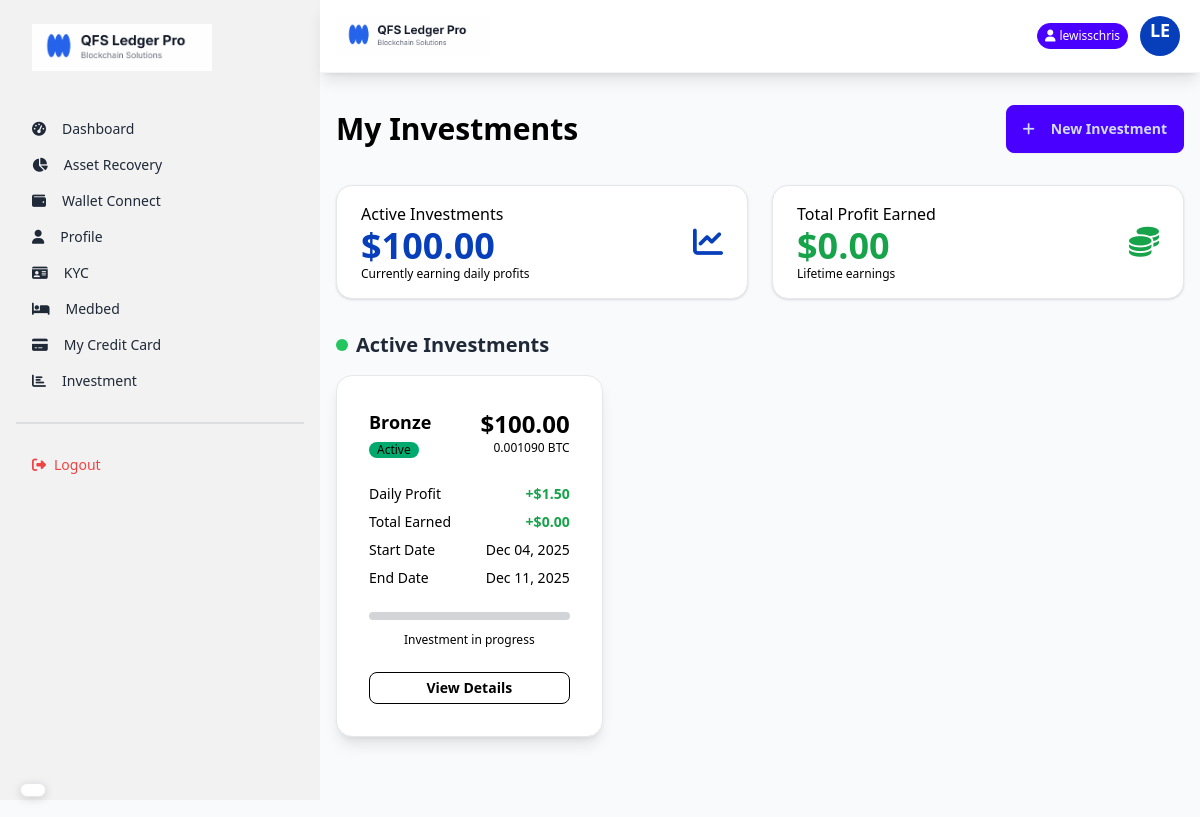
The page /investments/my-investments/ (signed in) on the database as committed earlier.
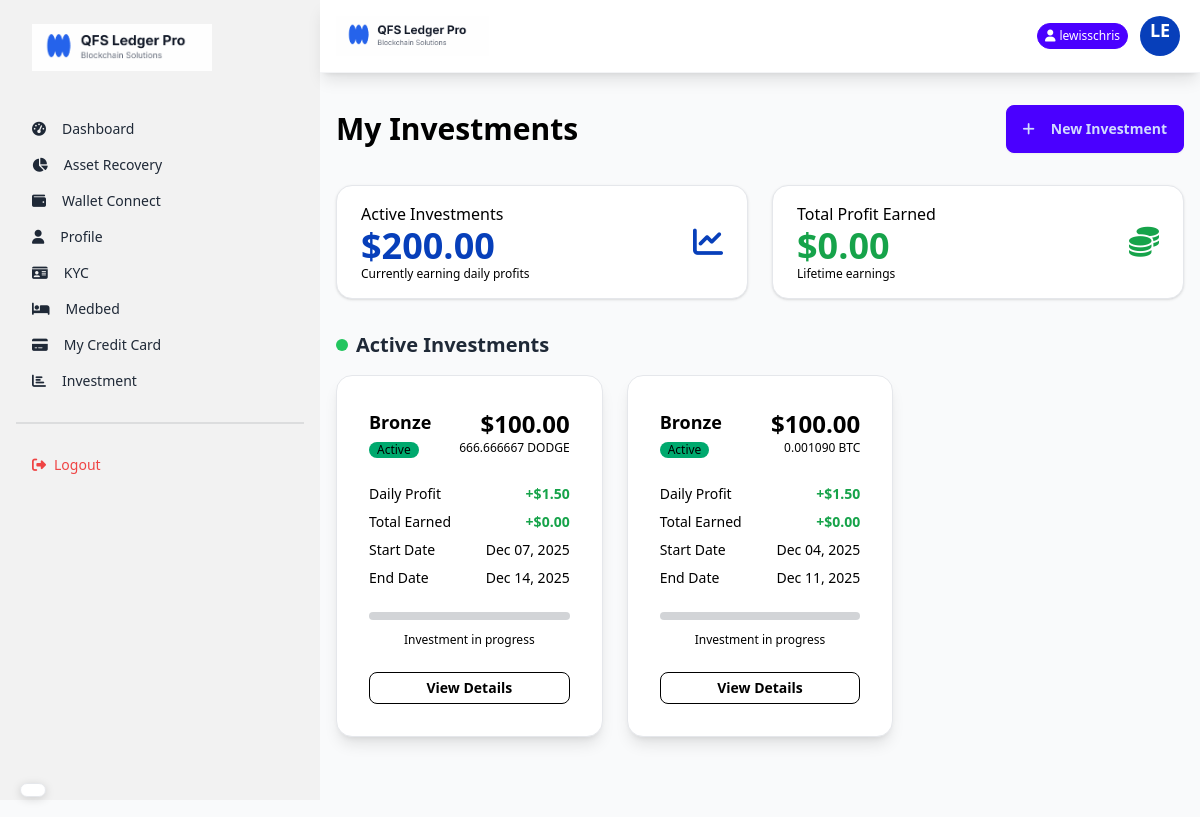
The same page on the database as committed later.
### core/models.py (models this page shows, shortened)
class UserInvestment(models.Model):
    STATUS_CHOICES = [
        ('active', 'Active'),
        ('completed', 'Completed'),
        ('cancelled', 'Cancelled'),
    ]
    user = models.ForeignKey(User, on_delete=models.CASCADE, related_name='investments')
    plan = models.ForeignKey(InvestmentPlan, on_delete=models.PROTECT)
    cryptocurrency = models.ForeignKey(Crytocurrency, on_delete=models.PROTECT)
    amount_invested = models.DecimalField(max_digits=20, decimal_places=8, help_text="Amount in crypto units")
    amount_in_usd = models.DecimalField(max_digits=20, decimal_places=2, help_text="USD value at time of investment")
    daily_profit = models.DecimalField(max_digits=20, decimal_places=2, default=0, help_text="Daily profit in USD")
    total_profit_earned = models.DecimalField(max_digits=20, decimal_places=2, default=0, help_text="Total accumulated profit in USD")
    status = models.CharField(max_length=20, choices=STATUS_CHOICES, default='active')
    start_date = models.DateTimeField(auto_now_add=True)
    end_date = models.DateTimeField()
    last_profit_date = models.DateTimeField(null=True, blank=True)

class InvestmentPlan(models.Model):
    name = models.CharField(max_length=100)
    description = models.TextField()
    min_amount = models.DecimalField(max_digits=20, decimal_places=2)
    max_amount = models.DecimalField(max_digits=20, decimal_places=2)
    daily_interest_rate = models.DecimalField(max_digits=5, decimal_places=2, help_text="Percentage per day (e.g., 2.5 for 2.5%)")
    duration_days = models.IntegerField(help_text="Investment duration in days")
    is_active = models.BooleanField(default=True)
    created_at = models.DateTimeField(auto_now_add=True)
    updated_at = models.DateTimeField(auto_now=True)

class Crytocurrency(models.Model):
    name = models.CharField(max_length=50)
    symbol = models.CharField(max_length=10)
    logo = models.ImageField(upload_to='crypto_logos/', blank=True, null=True)
    coin_price = models.DecimalField(max_digits=20, decimal_places=2)
    market_percentage = models.DecimalField(max_digits=5, decimal_places=2)
    created_at = models.DateTimeField(auto_now_add=True)

### core/views.py (the view)
# urls.py: path('investments/my-investments/', views.my_investments_view, name='my_investments'),
@login_required
def my_investments_view(request):
    active_investments = UserInvestment.objects.filter(user=request.user, status='active').order_by('-start_date')
    completed_investments = UserInvestment.objects.filter(user=request.user).exclude(status='active').order_by('-end_date')
    total_active_investment = sum(inv.amount_in_usd for inv in active_investments)
    total_profit_earned = sum(inv.total_profit_earned for inv in UserInvestment.objects.filter(user=request.user))
    context = {
        'active_investments': active_investments,
        'completed_investments': completed_investments,
        'total_active_investment': total_active_investment,
        'total_profit_earned': total_profit_earned
    }
    return render(request, 'my_investments.html', context)

### core/templates/my_investments.html (shortened to what the changed rows need)
{% extends 'layout.html' %}
{% load static %}
{% block content %}
<div class="container mx-auto px-4 py-8">
    <div class="flex flex-col md:flex-row justify-between items-center mb-8 gap-4">
        <h1 class="text-3xl font-bold text-black">My Investments</h1>
    </div>
    <div class="grid grid-cols-1 md:grid-cols-2 gap-6 mb-8">
        <div class="stats shadow bg-white border border-gray-200">
            <div class="stat">
                <div class="stat-figure text-primary">
                    <i class="fas fa-chart-line text-3xl"></i>
                </div>
                <div class="stat-title text-black">Active Investments</div>
                <div class="stat-value text-primary">${{ total_active_investment|floatformat:2 }}</div>
                <div class="stat-desc text-black">Currently earning daily profits</div>
            </div>
        </div>
    </div>
    <h2 class="text-xl font-bold mb-4 flex items-center">
        <span class="w-3 h-3 bg-green-500 rounded-full mr-2 text-black"></span>
        Active Investments
    </h2>
    <div class="grid grid-cols-1 md:grid-cols-2 lg:grid-cols-3 gap-6 mb-12 text-black">
        {% for investment in active_investments %}
        <div class="card bg-white shadow-lg border border-gray-200">
            <div class="card-body">
                <div class="flex justify-between items-start mb-4">
                    <div>
                        <h3 class="font-bold text-lg text-black">{{ investment.plan.name }}</h3>
                        <span class="badge badge-success badge-sm">Active</span>
                    </div>
                    <div class="text-right">
                        <div class="text-2xl font-bold text-black">${{ investment.amount_in_usd }}</div>
                        <div class="text-xs text-black">{{ investment.amount_invested|floatformat:6 }} {{ investment.cryptocurrency.symbol }}</div>
                    </div>
                </div>
                <div class="space-y-2 text-sm mb-4">
                    <div class="flex justify-between">
                        <span class="text-black">Daily Profit</span>
                        <span class="font-semibold text-green-600">+${{ investment.daily_profit }}</span>
                    </div>
                    <div class="flex justify-between">
                        <span class="text-black">Total Earned</span>
                        <span class="font-semibold text-green-600">+${{ investment.total_profit_earned }}</span>
                    </div>
                    <div class="flex justify-between">
                        <span class="text-black">Start Date</span>
                        <span>{{ investment.start_date|date:"M d, Y" }}</span>
                    </div>
                    <div class="flex justify-between">
                        <span class="text-black">End Date</span>
                        <span>{{ investment.end_date|date:"M d, Y" }}</span>
                    </div>
                </div>
                {% with total_days=investment.plan.duration_days %}
                {% now "Y-m-d" as current_date %}
                <progress class="progress progress-primary w-full" value="0" max="100"></progress>
                <p class="text-xs text-center mt-1 text-black">Investment in progress</p>
                {% endwith %}
                <div class="card-actions mt-4">
                    <a href="{% url 'investment_detail' investment.id %}" class="btn btn-outline btn-sm btn-block text-black">View
                        Details</a>
                </div>
            </div>
        </div>
        {% endfor %}
    </div>
</div>
{% endblock %}

Rows that differ between the two databases and show on the page:
added UserInvestment: plan.name "Bronze", amount_in_usd "100.00", amount_invested "666.666667", cryptocurrency.symbol "DODGE", daily_profit "1.50", total_profit_earned "0.00", start_date "Dec 07, 2025", end_date "Dec 14, 2025"
Other text that changed with them:
{{ total_active_investment|floatformat:2 }}: "100.00" → "200.00"
